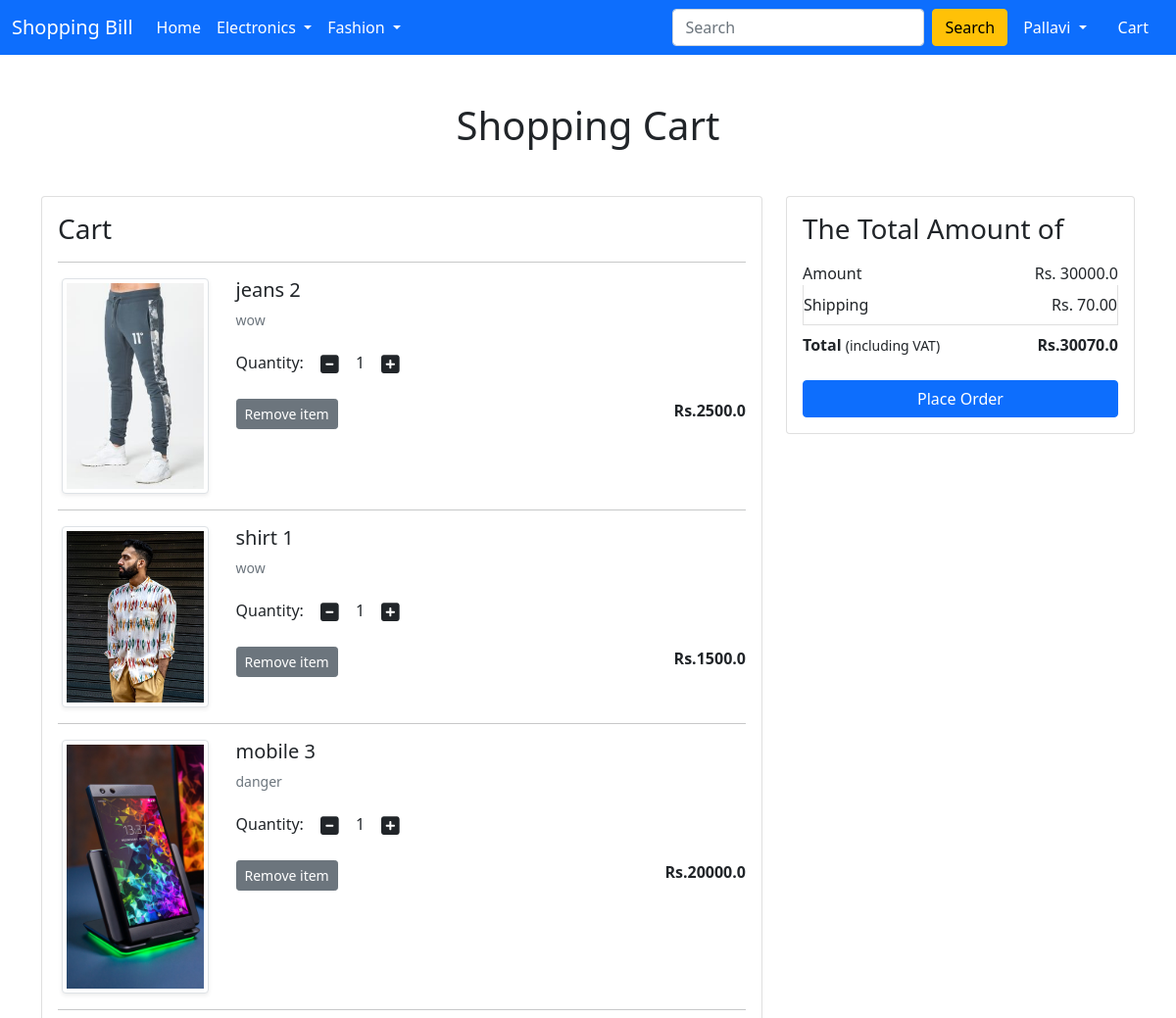
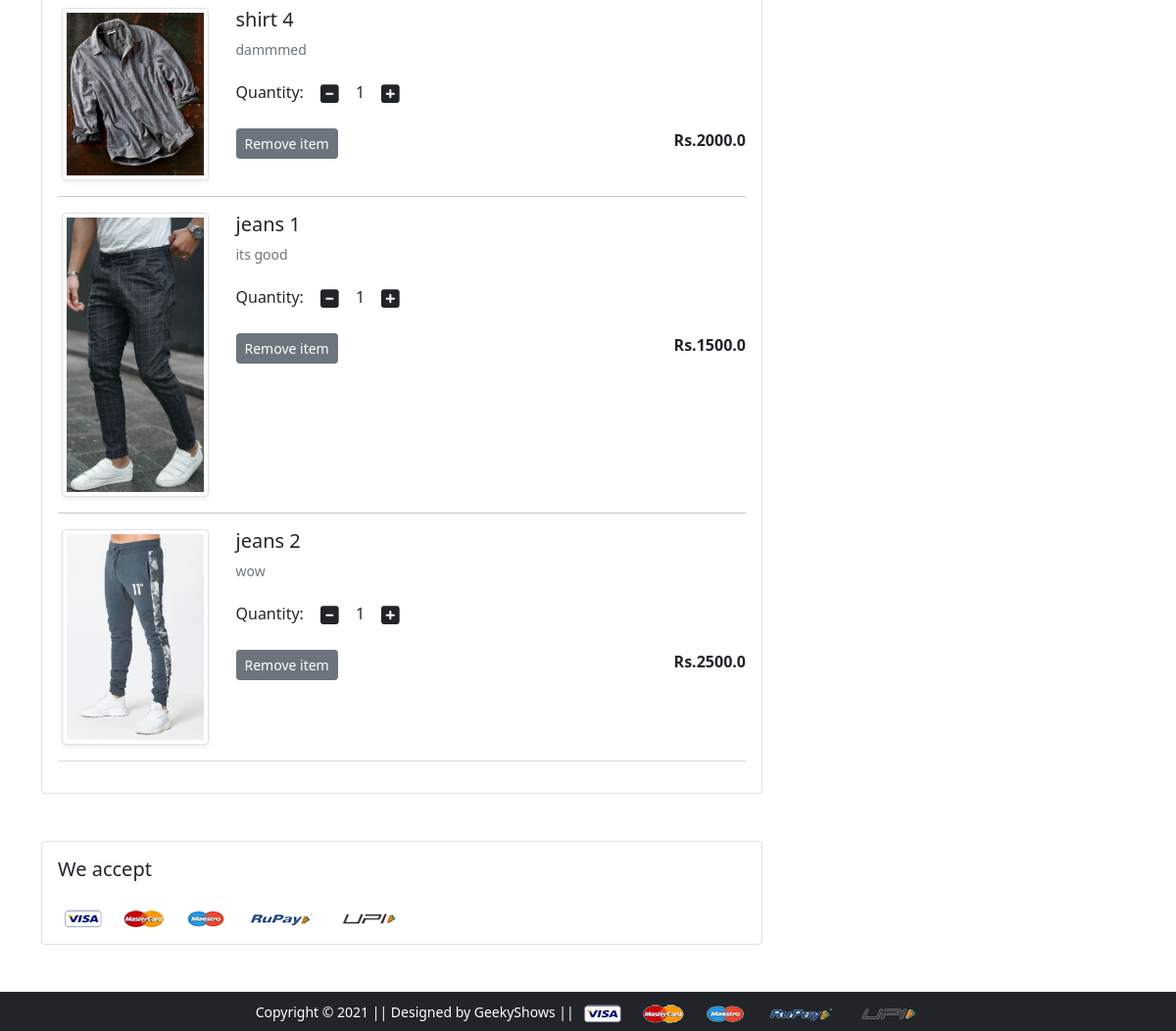
Page /cart/ (signed in) on the earlier database version (2 pictures, top to bottom).
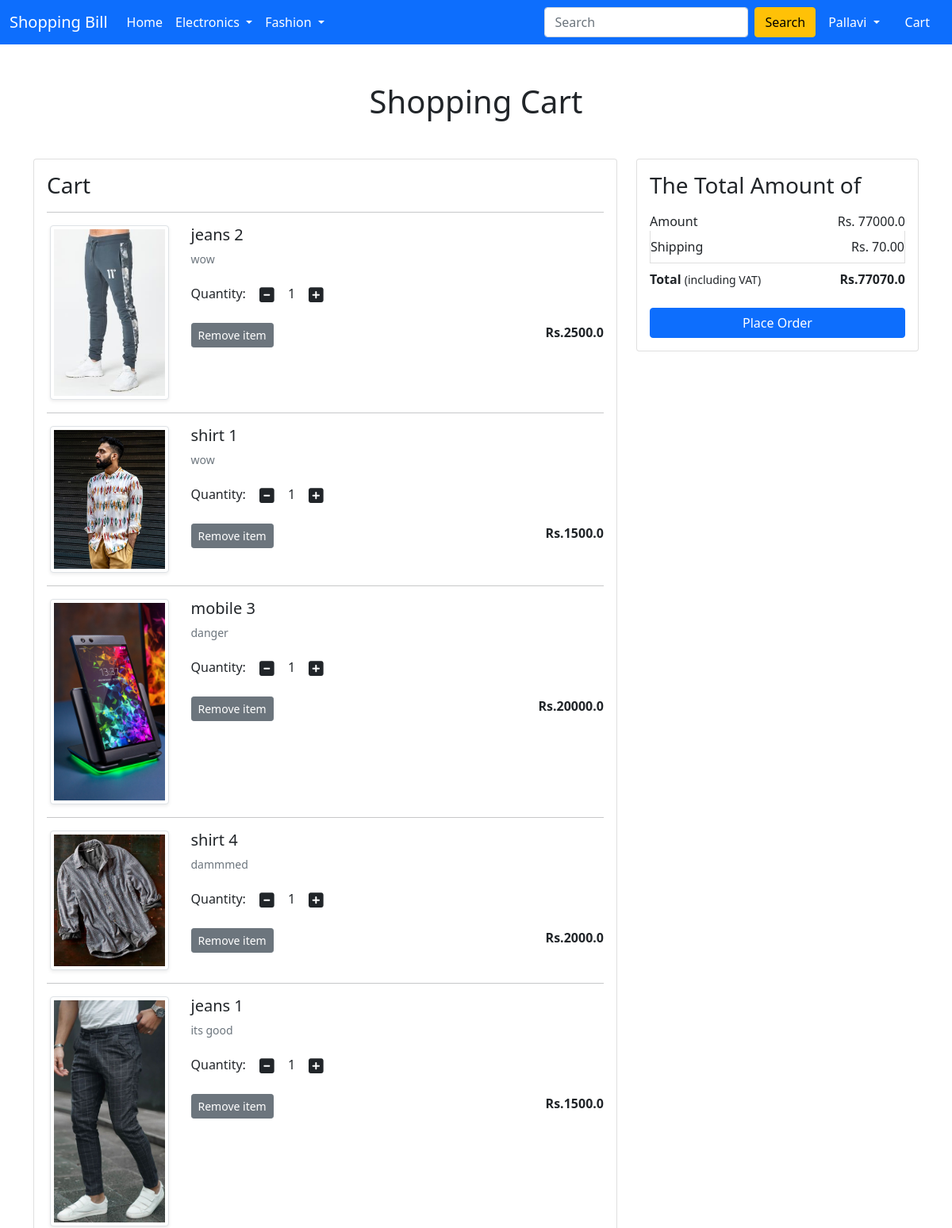
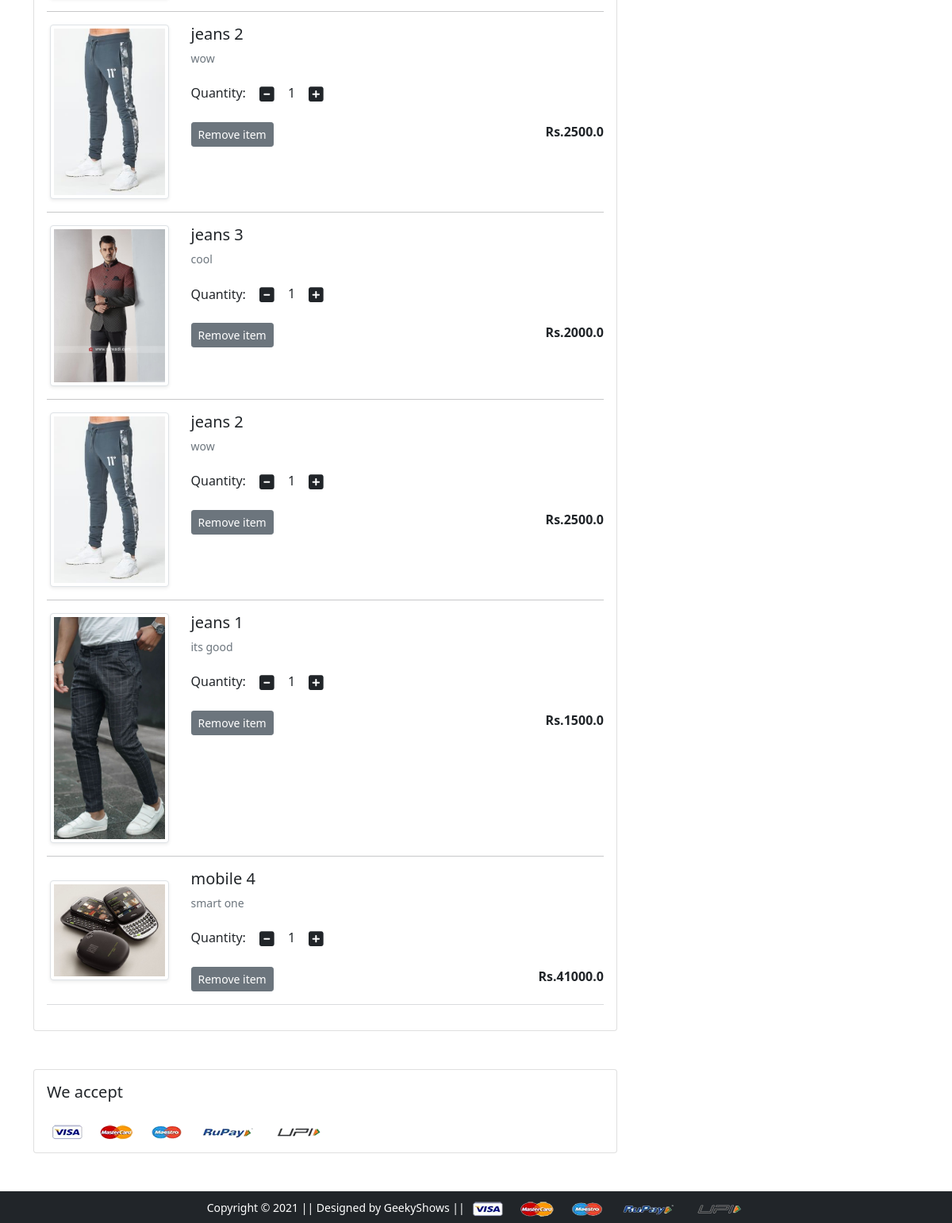
Same page on the later database version (2 pictures, top to bottom).
### app1/models.py (models this page shows, shortened)
class Cart(models.Model):
    user = models.ForeignKey(User, on_delete=models.CASCADE)
    product = models.ForeignKey(Product, on_delete=models.CASCADE)
    quantity = models.PositiveIntegerField(default=1) #it should be +ve but shouldnt negative

class Product(models.Model):
    title = models.CharField(max_length=100)
    selling_price = models.FloatField()
    discounted_price = models.FloatField()
    description = models.TextField(max_length=200)
    brand = models.CharField(max_length=100)
    category = models.CharField(choices=CATEGORY_CHOICES, max_length=2)
    product_image = models.ImageField(upload_to='productimg')

### app1/views.py (the view)
# urls.py: path('cart/', views.show_cart, name='showcart'),
def show_cart(request):
    if request.user.is_authenticated:
        user = request.user #will get the user
        cart = Cart.objects.filter(user=user)
        amount = 0.0
        shipping_amount = 70.0
        total_amount = 0.0
        cart_product = [p for p in Cart.objects.all() if p.user == request.user]#will get the product of authenticated user
        if cart_product: #if the user has the addedd the product to cart then
            for p in cart_product: #all the product will come in p of all the product added and
                tempamount = (p.quantity * p.product.discounted_price) #multiply the quantity * discounted price
                amount +=tempamount
                totalamount = amount + shipping_amount
            return render(request, 'app1/addtocart.html', {'carts':cart, 'totalamount':totalamount, 'amount':amount})
        else:
            return render(request, 'app1/emptycart.html')

### app1/templates/app1/addtocart.html (shortened to what this page needs)
{% extends 'app1/base.html' %}
{% load static %}
{% block main-content %}
<div class="container my-5">
 <div class="row">
  <h1 class="text-center mb-5">Shopping Cart</h1>
  <div class="col-sm-8">
  <div class="card">
   <div class="card-body">
    <h3>Cart</h3>
    {% for cart in carts %}
    <hr>
    <div class="row">
     <div class="col-sm-3 text-center align-self-center"><img src="{{cart.product.product_image.url}}" alt="" srcset="" class="img-fluid img-thumbnail shadow-sm" height="150" width="150"> </div>
     <div class="col-sm-9">
      <div>
       <h5>{{ cart.product.title }}</h5>
       <p class="mb-2 text-muted small">{{cart.product.description}}</p>
       <div class="my-3">
        <label for="quantity">Quantity:</label>
        <a class="minus-cart btn" pid="{{cart.product.id}}"><i class="fas fa-minus-square fa-lg"></i></a>
          <span id="quantity">{{cart.quantity}}</span>
        <a class="plus-cart btn" pid="{{cart.product.id}}"><i class="fas fa-plus-square fa-lg"></i></a>
       </div>
       <div class="d-flex justify-content-between">
        <a href="#" class="remove-cart btn btn-sm btn-secondary mr-3 " pid="{{cart.product.id}}">Remove item </a>
        <p class="mb-0"><span><strong>Rs.{{cart.product.discounted_price}}</strong></span></p>
       </div>
      </div>
     </div>
    </div>
    {% endfor %}
    <hr class="text-muted">
   </div>
   </div>
  </div>
  <div class="col-sm-4">
   <div class="card">
    <div class="card-body">
      <h3>The Total Amount of</h3>
      <ul class="list-group">
       <li class="list-group-item d-flex justify-content-between align-items-center border-0 px-0 pb-0">Amount<span id="amount">Rs. {{amount}}</span></li>
       <li class="list-group-item d-flex justify-content-between align-items-center px-0">Shipping<span>Rs. 70.00</span></li>
       <li class="list-group-item d-flex justify-content-between align-items-center border-0 px-0 mb-3">
        <div>
           <strong>Total</strong> <small>(including VAT)</small>
         </div>
         <span><strong id="totalamount">Rs.{{totalamount}} </strong></span>
       </li>
      </ul>
      <div class="d-grid"><a href="{% url 'checkout' %}" class="btn btn-primary">Place Order</a></div>
    </div>
   </div>
  </div>
 </div>
</div>
<div class="container">
 <div class="row">
  <div class="col-sm-8">
   <div class="card">
    <div class="card-body">
      <h5 class="mb-4">We accept</h5>
      <img src="{% static 'app1/images/payment.png' %}" alt="" class="img-fluid">
    </div>
  </div>
  </div>
 </div>
</div>
{% endblock main-content %}

Differences in the rows shown:
added Cart: product.product_image (picture), product "jeans 3", product.description "cool", quantity "1", product.discounted_price "2000.0"
added Cart: product.product_image (picture), product "jeans 2", product.description "wow", quantity "1", product.discounted_price "2500.0"
added Cart: product.product_image (picture), product "jeans 1", product.description "its good", quantity "1", product.discounted_price "1500.0"
added Cart: product.product_image (picture), product "mobile 4", product.description "smart one", quantity "1", product.discounted_price "41000.0"
Other differences:
{{ amount }}: "30000.0" → "77000.0"
{{ totalamount }}: "30070.0" → "77070.0"
